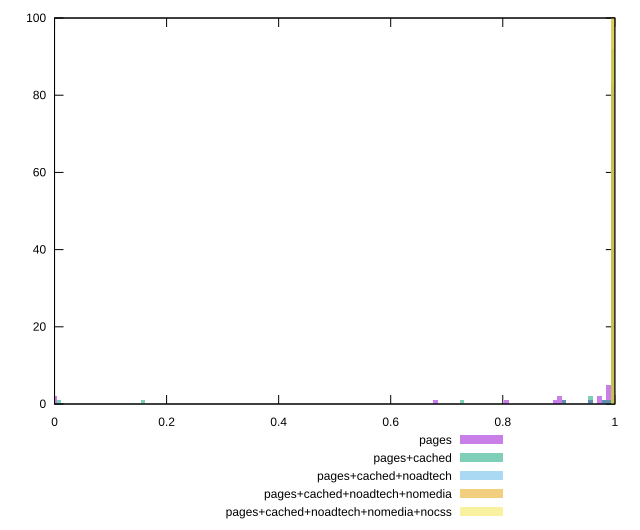

Recreate this plot in gnuplot.
reset

$pages <<EOF
0 2
0.9567970240135387 1
0.9963340911215361 83
0.8935377166407428 1
0.9884266776999366 5
0.9726118508567377 2
0.6800375542575564 1
0.9093525434839418 1
0.9014451300623423 2
0.8065561690031483 1
0.9805192642783371 1
EOF

$pagesCached <<EOF
0.007907413421599493 1
0.9963340911215361 92
0.7274820347871533 1
0.9567970240135387 2
0.9884266776999366 1
0.15814826843198987 1
0.9805192642783371 1
0.9093525434839418 1
EOF

$pagesCachedNoadtech <<EOF
0.9963340911215361 100
EOF

$pagesCachedNoadtechNomedia <<EOF
0.9963340911215361 100
EOF

$pagesCachedNoadtechNomediaNocss <<EOF
0.9963340911215361 100
EOF

set key outside below
set boxwidth 0.007907413421599493
set xrange [0:1]
set yrange [0:100]
set trange [0:100]
set style fill transparent solid 0.5 noborder
set terminal svg size 640, 530 enhanced background rgb 'white'
set output "report_00023_2021-02-20T12:14:57.249Z/estimated-input-latency/comparison/histogram/all_score.svg"

plot $pages title "pages" with boxes, \
     $pagesCached title "pages+cached" with boxes, \
     $pagesCachedNoadtech title "pages+cached+noadtech" with boxes, \
     $pagesCachedNoadtechNomedia title "pages+cached+noadtech+nomedia" with boxes, \
     $pagesCachedNoadtechNomediaNocss title "pages+cached+noadtech+nomedia+nocss" with boxes

reset
